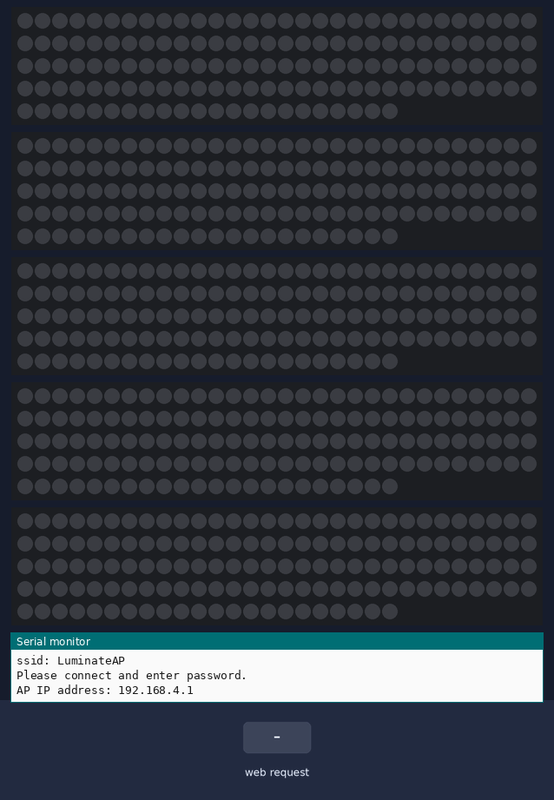
This sketch was run on a simulated ESP32. Shown: 5 × 142 RGB LEDs in strip order, left to right, continuing on the next row, the last lines printed to the serial monitor. Inputs (shaded band) come from the test bench. Dim RGB values are drawn brighter than linear.

Above: at 1.2 s.
1.3 s: HTTP request GET /floatyboi received
4.3 s: HTTP request GET /strobe received
At 5.7 s:
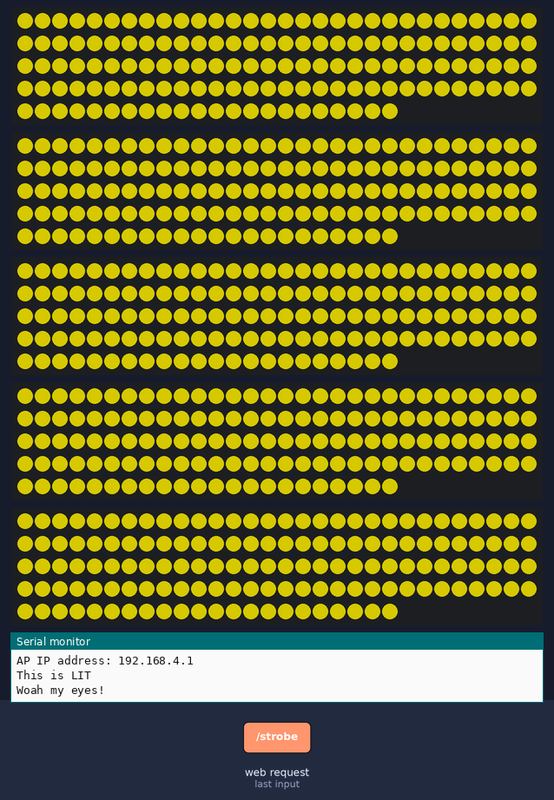
6.0 s: HTTP request GET /clrs received
9.0 s: HTTP request GET /col received
At 9.0 s:
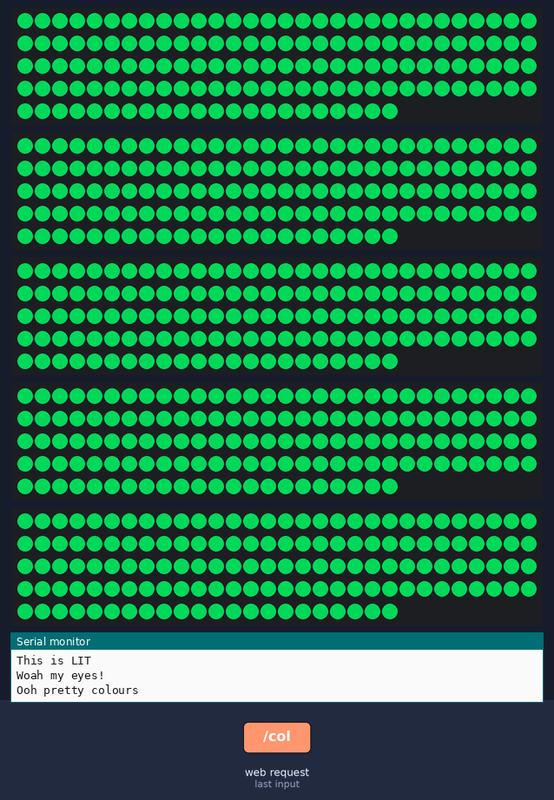
10.5 s: HTTP request GET /rainbow received
At 11.0 s:
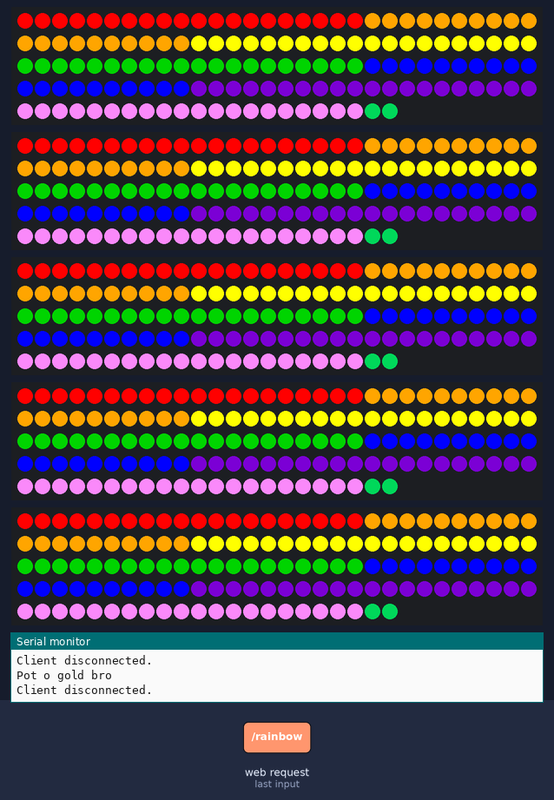
12.0 s: HTTP request GET /windows received
At 15.8 s:
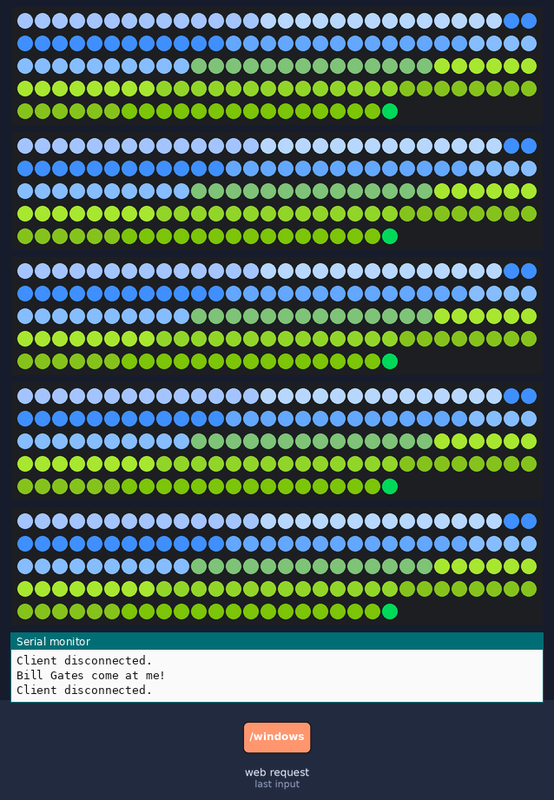
Timing chart, 0 to 16.0 s (numbered marks = the images above; inputs shaded):
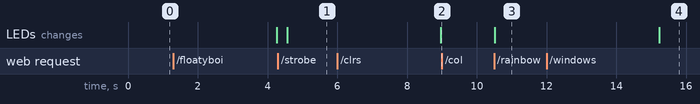

Measured:
- after the input at 4.3 s, the LEDs: change after 0.27 s (image 1)
- after the input at 10.5 s, the LEDs: change at once (image 3)
- after the input at 12.0 s, the LEDs: change after 3.2 s (image 4)

The sketch:

Wifi_fastled_colours_and_patterns.ino
```cpp
//An ever evolving test sketch to learn and understand how to control LEDs using WIFI and the ESP32 controller
//Second version - 03/01/2021 - access point conversion test 2 - Set IP address / addition of HSV and word colour control using structs
//Luminate_Bristol
//Note that this will be comentented to shit in order to help understanding when coming back to the code in the future
///INSTRUCTIONS
//1) Upload this code to ESP32
//2) Press the "Enable" button on the ESP32
//3) Check Serial monitor for IP address
//4) Connect to ESP32 Access Point, use given IP address to control output - note fixed IP code not yet working, need to sort that

//Include libraries
#include <WiFi.h>
#include<FastLED.h>

//Setup LED strip parameters
#define stripPinA 4 //Const as it does not change. Byte instead of integer as this takes up less memory and value is < 255
#define stripPinB 12
#define stripPinC 13
#define stripPinD 15
#define stripPinE 2
#define NUM_LEDS 142 //Setup for maximum length of larger light tube
byte brightness = 225;
byte saturation = 255;
CRGB leds[NUM_LEDS]; //Setup the array for FastLED control CRGB
int colour_int = 0;
unsigned long timenow = 0;
byte clienton = 0;
int t = 50;
int st = 300;
int num = 1;

//Setup Wifi Parameters
const char* ssid     = "LuminateAP"; //Setup access point name
const char* password = "123456789"; //Setup access point password. Minimum 9 characters. For open network, leave blank?
// Set web server port number to 80
WiFiServer server(80);
//Set IP Address
IPAddress ip(192, 168, 1, 184);
IPAddress gateway(192,168,4,9);
IPAddress subnet(255,255,255,0);

void setup() {
//Start Serial
Serial.begin(115200);
Serial.println("Serial is on");
//LED strip setup
pinMode(stripPinA, OUTPUT);
FastLED.addLeds<WS2812, stripPinA, GRB>(leds, NUM_LEDS);
FastLED.addLeds<WS2812, stripPinB, GRB>(leds, NUM_LEDS);
FastLED.addLeds<WS2812, stripPinC, GRB>(leds, NUM_LEDS);
FastLED.addLeds<WS2812, stripPinD, GRB>(leds, NUM_LEDS);
FastLED.addLeds<WS2812, stripPinE, GRB>(leds, NUM_LEDS);

//Configure IP address specifically for the soft access point
//WiFi.softAPConfig(ip, gateway, subnet); //All three variables are needed but only the ip is used by the client

//Wifi Access Point Setup
Serial.println("Setting AP (Access Point)...");
Serial.println("ssid: LuminateAP");
Serial.println("Please connect and enter password.");
WiFi.softAP(ssid, password); //Start up the Soft Access Point mode with the given ssid and password
IPAddress IP = WiFi.softAPIP(); //Whether the IP address is default or preset, this will define new parameter IP with the ip address

//Output details to serial
Serial.print("AP IP address: ");
Serial.println(IP);

//Start the ESP32 as a soft access point web server
server.begin();
}

void loop() {
checkclient();
}

//---------------------------------DEFINE FUNCTIONS---------------------------------------

//Function to check if a command from the client is incoming and react to it
void checkclient() {
WiFiClient client = server.available();
if (client.available()) {
clienton=1; //This is needed as the animations are currently setup in while loops where clienton = 0. There is probably a better way to do this, need to work it out!
//Read client input and react accordingly
String c = client.readStringUntil('\r'); //Read client message as a string. The alternative to this is to client.read() which produces a character then convert this to a string.

if (c.indexOf("col") != -1) { //indexOf returns the index of the statement within a string. If the statement is not in the string, it returns -1.
                              //This therefore asks if this string is within the client's string input
  int i = c.indexOf("HTTP");
  Serial.println(i);
  String colour = c.substring(8,i-1); //Substring(from, to) returns the string from index "from" to the optional index "to". Here we want the string just after the word "col"
  Serial.print("Changing colour of light stick to...");
  Serial.println(colour);
  lightitup(colour);
}
else if (c.indexOf("floatyboi") != -1) { //indexOf returns the index of the statement within a string. If the statement is not in the string, it returns -1.
                                         //This therefore asks if this string is within the client's string input
  Serial.println("This is LIT");
  floatyboi();
}
else if (c.indexOf("clrs") != -1) {
  Serial.println("Ooh pretty colours");
  clrs();
}
else if (c.indexOf("hues") != -1) {
  Serial.println("Chill man, just chill");
  hues();
}
else if (c.indexOf("strobe") != -1) {
  Serial.println("Woah my eyes!");
  strobe();
}
else if (c.indexOf("rainbow") != -1) {
  Serial.println("Pot o gold bro");
  rainbow();
}
else if (c.indexOf("windows") != -1) {
  Serial.println("Bill Gates come at me!");
  windows();
}
else if (c.indexOf("off") != -1) {
  Serial.println("Nah, this ain't lit no more");
  LEDoff();
}

//Once there is no more client communication, close the connection
client.stop();
Serial.println("Client disconnected.");
Serial.println("");
}
}


//Function to turn on LEDs with a songle colour depending on HSV code or on colour name from predefined list
void lightitup(String colour) {
//This setup currently only works for a selection of CRGB colours and all HSV numbers
//-basic I know, really I need to build an HTML interface that puts all this in the background but this will have to do for now

//Step 1 - create a structural array linking HSV values to predefined colour names
//A data struct for each colour is needed, data structs allow us to combine different data types into the same array thing
struct HSVcolour{ //Define the structure of the colour data structs
  String HSVcol;
  int HSVno;
};

struct HSVcolour HSVcolours[10] = { //Define an array of 10 structures, these are the String colour options that we can call. This stores 10 elements of struct colour.
  {"red", 1}, //Create data struct for each colourm we have already defined the structure so now all we need to do is fill it
  {"orange",20},
  {"yellow",32},
  {"lightgreen",64},
  {"darkgreen",95},
  {"teal",115},
  {"lightblue",135},
  {"darkblue", 165},
  {"purple",200},
  {"pink",224}
};

//Step 2 - interpret the client's request
if (colour_int == 0) {
//Check if string is in our predefined list of colours
for (int x=0; x<10; x++){
  if (HSVcolours[x].HSVcol == colour) { //HSVcolours[i].HSVcol calls the ith elemnent in the array and the HSVcol part of the structure
    colour_int = HSVcolours[x].HSVno;
    //Serial.print("Change to HSV colour code: ");
    //Serial.println(colour_int);
  }
}
}
if (colour_int == 0) {
//Check if the string is an HSV colour code
if (colour.toInt() >= 0 && colour.toInt() <= 255) {
    colour_int = colour.toInt();
    //Serial.print("Change to HSV colour code: ");
    //Serial.println(colour_int);
}
}
if (colour_int == 0) {
  //Return error if any other string is recieved as it does not fit within our parameters
    Serial.println("Error, that is not a colour or colour code value");
    return;
}

//Step 3 - Light up leds baby
Serial.print("Change to HSV colour code: ");
Serial.println(colour_int);
fill_solid(leds, NUM_LEDS, CHSV(colour_int, saturation, brightness));
FastLED.show();
colour_int=0;
}

//Function to turn off LEDs completely i.e. turn LEDs black
void LEDoff() {
fill_solid(leds, NUM_LEDS, CRGB::Black);
FastLED.show();
}


//Function to turn on floatyboi routine - note there has to be a better way of using whileloops and client on!!
void floatyboi() {
  byte pixelnum = 10;
  clienton = 0;
  while (clienton == 0) {
    if (millis() >= timenow + t && pixelnum<NUM_LEDS) {
      timenow += t;
      pixelnum=pixelnum+10;
      fill_solid(leds, pixelnum, CHSV(colour_int, saturation, brightness));
      FastLED.show();
    }
    checkclient();
    if (pixelnum >= 140) {
    pixelnum = 10;
    colour_int = colour_int + 10;
    fill_solid(leds, NUM_LEDS, CRGB::Black);
      FastLED.show();
      checkclient();
    }
  }
}

//Function to turn on LED hue changer through all colours - note there has to be a better way of using whileloops and client on!!
void clrs() {
  clienton = 0;
  while (clienton == 0) {
    if (millis() >= timenow + t) {
      timenow += t;
      colour_int++;
      fill_solid(leds, NUM_LEDS, CHSV(colour_int, saturation, brightness));
      FastLED.show();
      checkclient();
  }
checkclient();
}
}

//Function turn on flashy strobe mode
void strobe() {
  clienton = 0;
  while (clienton == 0) {
    if (millis() >= timenow + st  && num==1) {
      timenow += st;
      fill_solid(leds, NUM_LEDS, CHSV(colour_int, saturation, brightness));
      FastLED.show();
      num = num+1;
      checkclient();
      }

      if (millis() >= timenow + st &&  num == 2) {
      fill_solid(leds, NUM_LEDS, CRGB::Black);
      num = num-1;
      checkclient();
      }
  }
}

//Function to turn on rainbow mode
void rainbow() {
  int n=round(NUM_LEDS/7);
  for (int i=0*n; i<1*n; i++) {
    leds[i]=CRGB::Red;
  }
  for (int i=1*n; i<2*n; i++) {
    leds[i]=CRGB::Orange;
  }
  for (int i=2*n; i<3*n; i++) {
    leds[i]=CRGB::Yellow;
  }
  for (int i=3*n; i<4*n; i++) {
    leds[i]=CRGB::Green;
  }
  for (int i=4*n; i<5*n; i++) {
    leds[i]=CRGB::Blue;
  }
  for (int i=5*n; i<6*n; i++) {
    leds[i]=CRGB::Indigo;
  }
  for (int i=6*n; i<7*n; i++) {
    leds[i]=CRGB::Violet;
  }
  FastLED.show();
}

//Function to turn on windows mode
void windows() {
  int bno = 10;
  int suns[ 10 ][ 3 ] = {{162, 195, 253}, {182, 214, 253}, {63, 143, 254}, {99, 166, 253}, {134, 189, 255}, {58, 90, 55}, {130, 178, 36}, {89, 130, 25}, {62, 91, 13}, {59, 94, 4}};
  int len = 14;
  for (int i=0; i<=9; i++) {
    for (int n=0; n<=len; n++) {
      leds[(i*len)+n] = CRGB(suns[i][0], suns[i][1], suns[i][2]);
      FastLED.show();
    }
  }
}

//Function to turn on hue changer - not currently working properly!!! Looks sick af tho so left it in haha - note there has to be a better way of using whileloops and client on!!
void hues() {
  clienton = 0;
  while (clienton == 0) {
  byte startcolour = 85;
  byte endcolour = 105;

  //FastLED.setBrightness(brightnesst);
  for (byte bytehue = startcolour; bytehue < endcolour; bytehue++) {
    fill_solid(leds, NUM_LEDS, CHSV(bytehue, saturation, brightness));
    FastLED.show();
    while (millis() >= timenow) {
    timenow += t;
    checkclient();
    }
    }

  for (byte bytehue = endcolour; bytehue > startcolour; bytehue = bytehue - 1) {
    fill_solid(leds, NUM_LEDS, CHSV(bytehue, saturation, brightness));
    FastLED.show();
    while (millis() >= timenow) {
    timenow += t;
    checkclient();
  }
  }
}
}


//Function to output status of the Wifi (taken from Arduino code website)
void printWifiStatus() {
  // print the SSID of the network you're attached to:
  Serial.print("SSID: ");
  Serial.println(WiFi.SSID());

  // print your WiFi shield's IP address:
  IPAddress ip = WiFi.localIP();
  Serial.print("IP Address: ");
  Serial.println(ip);

  // print the received signal strength:
  long rssi = WiFi.RSSI();
  Serial.print("signal strength (RSSI):");
  Serial.print(rssi);
  Serial.println(" dBm");
}
```
